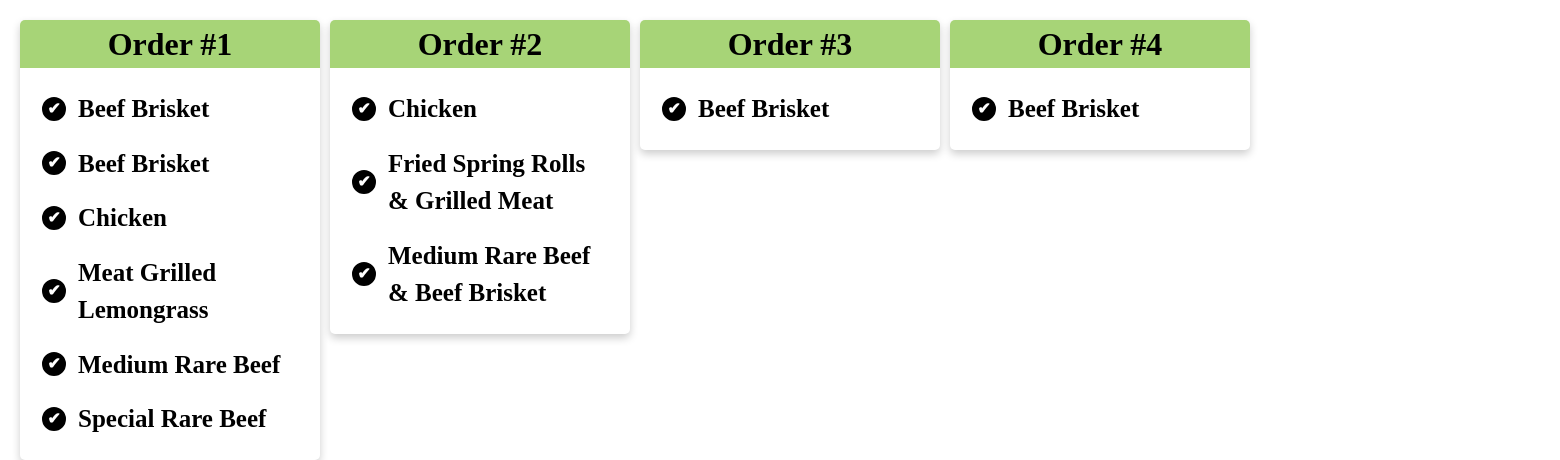
/kitchen_screen, run on an earlier commit of the app's database.
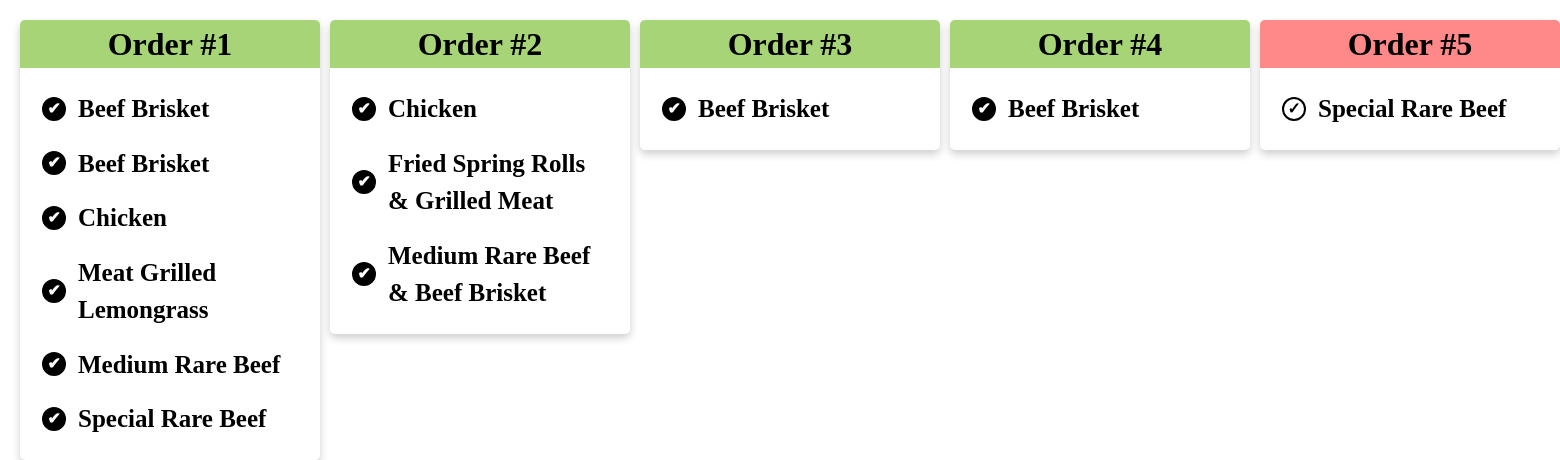
And on a later commit of the database.
### tables this page shows
CREATE TABLE SaleItem (sale_id INTEGER REFERENCES Sales (id), item_id REFERENCES Items (id), status INTEGER, quantity INTEGER);

CREATE TABLE Items (id INTEGER PRIMARY KEY, name TEXT, price REAL, category INTEGER REFERENCES Categories (id));

### app.py (the view)
@app.route("/kitchen_screen")
def kitchen_screen():
    sqlquery = """SELECT
        Sales.id AS sale_id,
        Sales.number AS sale_number,
        Sales.status AS sale_status,
        Items.id AS item_id,
        Items.name AS item_name,
        SaleItem.status AS item_status,
        SaleItem.quantity AS item_quantity
    FROM Sales
    JOIN SaleItem ON Sales.id = SaleItem.sale_id
    JOIN Items ON SaleItem.item_id = Items.id
    ORDER BY Sales.number, Items.name;"""
    results = query_db(sqlquery)
    grouped_sales = {}
    for row in results:
        sale_id = row["sale_id"]
        quantity = row["item_quantity"] or 1
        if sale_id not in grouped_sales:
            grouped_sales[sale_id] = {
                "sale_number": row["sale_number"],
                "status" : row["sale_status"],
                "items" : []
            }
        for _ in range(quantity):
            grouped_sales[sale_id]["items"].append({
                "item_id": row["item_id"],
                "name": row["item_name"],
                "status": row["item_status"]
            })
    return render_template("kitchen_screen.html", sales=grouped_sales)

### app.py (called while the page is built)
def get_db():
    db = getattr(g, '_database', None)
    if db is None:
        db = g._database = sqlite3.connect(DATABASE)
        db.row_factory = sqlite3.Row
    return db

@app.teardown_appcontext
def close_connection(exception):
    db = getattr(g, '_database', None)
    if db is not None:
        db.close()

def query_db(query, args=(), one=False, commit=False):
    cur = get_db().execute(query, args)
    if commit:
        get_db().commit()
        lastrowid = cur.lastrowid
        cur.close()
        return lastrowid
    else:
        rv = cur.fetchall()
        cur.close()
        return (rv[0] if rv else None) if one else rv

### templates/kitchen_screen.html (shortened to what this page needs)
<!DOCTYPE html>
<html lang="en">
<head>
    <link rel="stylesheet" href="{{ url_for('static', filename='kitchenstyle.css') }}">
</head>
<body>
    <div class="page-wrapper">
        <div class="container">
            {% for sale_id, details in sales.items() %}
                <div class="card">
                    {% if details.status is none %}
                        <div class="card-header">
                            <h1>Order #{{ details.sale_number }}</h1>
                        </div>
                    {% else %}
                        <div class="ready-card-header">
                            <h1>Order #{{ details.sale_number }}</h1>
                        </div>
                    {% endif %}
                    <div class="card-body">
                        {% for item in details['items'] %}
                            <div class="item-row{% if item['status'] is not none %} ready{% else %} unready{% endif %}"
                                data-sale-id="{{ sale_id }}"
                                data-item-id="{{ item['item_id'] }}"
                                data-ready="{{ 1 if item['status'] is not none else 0 }}">
                                <span class="check-icon"></span>
                                <h2>{{ item['name'] }}</h2>
                            </div>
                        {% endfor %}
                    </div>
                </div>
            {% endfor %}
        </div>
    </div>
</body>

What changed in the data, as far as the page shows it:
added SaleItem: name "Special Rare Beef", shown under "5"
Also different on the page:
new list line: "Order # 5"
